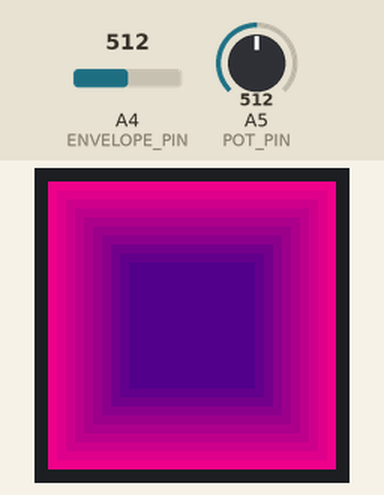
Simulated run of this sketch. Board: Arduino Uno, built with avr-gcc and run on an emulated ATmega328P. Parts: 32×32 colour display. The test bench sets the inputs (shaded band); at power-on: A4 (ENVELOPE_PIN) = 512, A5 (POT_PIN) = 512. What the sketch prints to the serial monitor is not drawn.

Above: at 1.2 s.
1.3 s: A4 (ENVELOPE_PIN) set to 110
At 2.5 s:
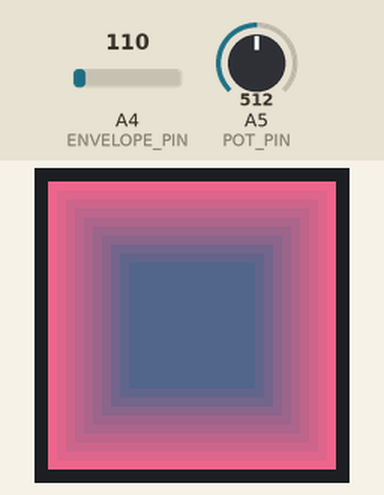
2.8 s: A4 (ENVELOPE_PIN) set to 94
5.8 s: A5 (POT_PIN) set to 1004
7.4 s: A5 (POT_PIN) set to 1023
10.4 s: A4 (ENVELOPE_PIN) set to 74
At 11.2 s:
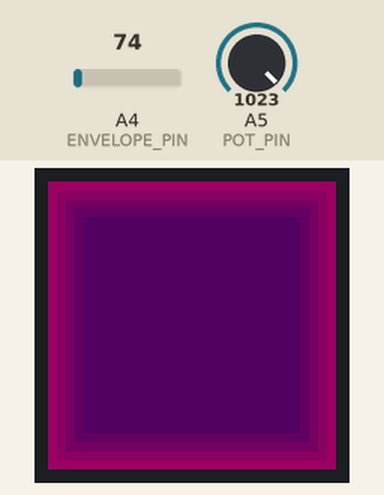
12.0 s: A4 (ENVELOPE_PIN) set to 64
Timing chart, 0 to 14.6 s (numbered marks = the images above; inputs shaded):
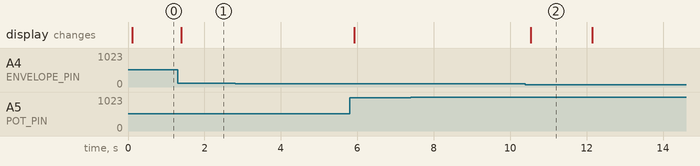

Measured:
- after the input at 1.3 s, the display: changes after 0.09 s (image 1)
- after the input at 2.8 s, every drawn part: stays the same
- after the input at 7.4 s, every drawn part: stays the same
- after the input at 10.4 s, the display: changes after 0.14 s (image 2)

The sketch:

RedBlueEnvelopeFade_b.ino
```cpp
#include <Adafruit_GFX.h>   // Core graphics library
#include <RGBmatrixPanel.h> // Hardware-specific library
//#include <SPI.h>

// Pin defines for the 32x32 RGB matrix.
#define CLK 11
#define LAT 10
#define OE  9
#define A   A0
#define B   A1
#define C   A2
#define D   A3

#define ENVELOPE_PIN A4
#define POT_PIN A5

#define MIN_VOLUME 7


/* Other Pin Mappings...hidden in the RGB library:
 *  Sig   Uno  Mega
 *  R0    2    24
 *  G0    3    25
 *  B0    4    26
 *  R1    5    27
 *  G1    6    28
 *  B1    7    29
 */

// Note "false" for double-buffering to consume less memory, or "true" for double-buffered.
// Double-buffered makes animation smoother, but on the UNO, we don't quite have enough mem for that.
RGBmatrixPanel matrix(A, B, C,  D,  CLK, LAT, OE, true);

#define MATRIX_WIDTH 32
#define MATRIX_HEIGHT 32

int rectRed = 0;
int rectGreen = 0;
int rectBlue = 0;
int greenVar;

void setup() {
  // put your setup code here, to run once:
  matrix.begin();
  Serial.begin(9600);


}

void loop() {
  matrix.swapBuffers(true);
  int rectX, rectY, rectWidth, rectHeight;
  int envelopeValue, max_volume;

  envelopeValue = analogRead(ENVELOPE_PIN);
  max_volume = analogRead(POT_PIN);
  max_volume = map(max_volume,0,1023,0,100);
  max_volume = constrain(max_volume,20,100);
  rectBlue = (mapEnvelope(envelopeValue,max_volume)/2)+1;
  rectRed = mapEnvelope(envelopeValue,max_volume);

  if (envelopeValue <= 80)
      rectGreen = 0;
  else
      rectGreen = (envelopeValue % 8);
  Serial.print("envelopeValue = ");
  Serial.print(envelopeValue);
  Serial.print(" max_volume = ");
  Serial.print(max_volume);

  Serial.print(" rectRed = ");
  Serial.print(rectRed);
  Serial.print(" rectGreen = ");
  Serial.print(rectGreen);
  Serial.print(" rectBlue = ");
  Serial.println(rectBlue);

  for (int i = 0; i <= 16; i++)
  {
    rectX = i;
    rectY = i;
    rectWidth = 32-2*i;
    rectHeight = 32-2*i;
    if (rectRed > 5)
        rectRed--;

    matrix.drawRect(rectX, rectY, rectWidth, rectHeight, matrix.Color444(rectRed,rectGreen,rectBlue));
  }
/*
  for (int i = 16; i >= 0; i--)
  {
    rectX = i;
    rectY = i;
    rectWidth = 32-2*i;
    rectHeight = 32-2*i;
    matrix.drawRect(rectX, rectY, rectWidth, rectHeight, matrix.Color444(rectRed,rectGreen,rectBlue));
  //  delay(10);
  }

*/
}

int mapEnvelope(int passedEnvelopeValue, int passedPotValue)
{
  int ret_val;
  ret_val = constrain(passedEnvelopeValue,MIN_VOLUME,passedPotValue);
  ret_val = map (ret_val, MIN_VOLUME, passedPotValue, 0, 15); // changed from NUM_LEDS to 12
  return ret_val;
}
```
